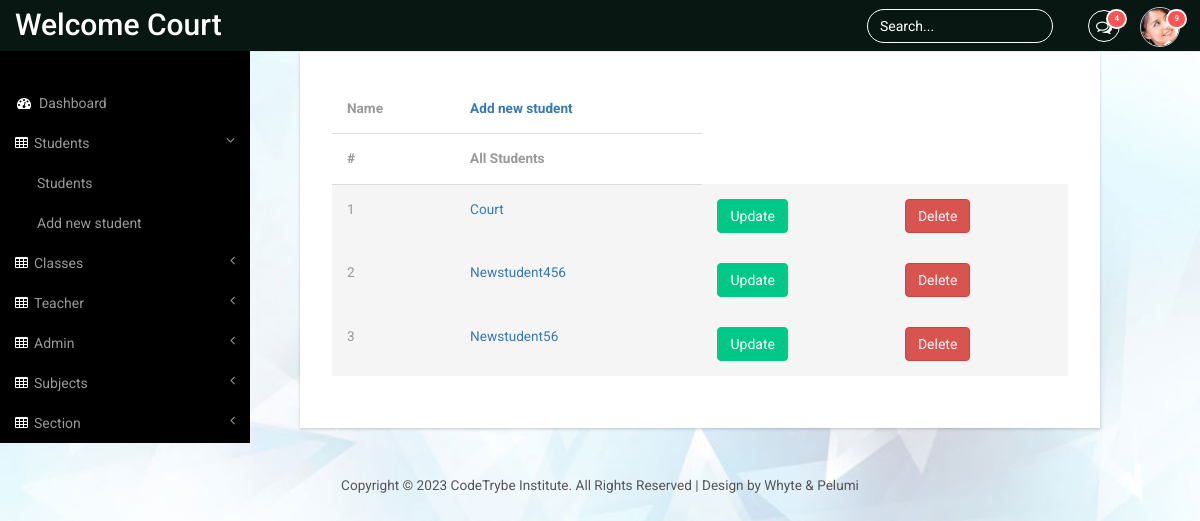
/std_all (signed in), run on an earlier commit of the app's database.
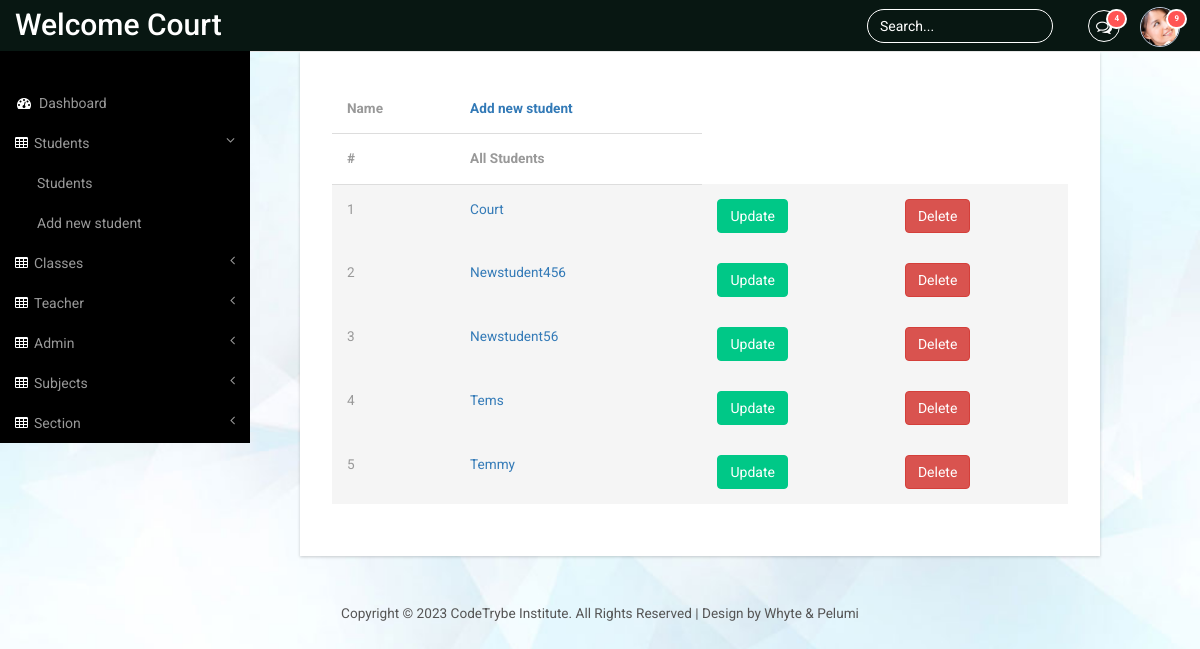
And on a later commit of the database.
### panel/models.py (models this page shows, shortened)
class Student(models.Model):
    user = models.OneToOneField(User, on_delete=models.CASCADE)
    phone_number = models.CharField(max_length=20,default="+234-")
    email = models.EmailField(max_length=50)
    address = models.CharField(max_length=50,default="Default address")
    dob = models.DateField(null=True,blank=True)
    std_class = models.ForeignKey(StdClass, on_delete=models.CASCADE, default=None)
    gender = models.CharField(max_length=10, default='NULL')
    role = models.CharField(max_length=20,default="student")
    def __str__(self):
        return self.user.username

### panel/views.py (the view)
# urls.py: path('std_all',views.all_student, name='panel-allstd'),
@login_required
def all_student(request):
    student_list = Student.objects.all()
    return render(request, 'panel/all_student.html', {'student_list': student_list})

### panel/templates/panel/all_student.html (shortened to what this page needs)
{% extends "panel/base.html" %}
{% block content %}
<div class="content_bottom">
    <div class="col-md-8 span_3">
        <div class="bs-example1" data-example-id="contextual-table">
            <table class="table">
                <thead>
                    <tr>
                        <th>Name</th>
                        <th> <a href="{%url 'panel-StdRegpage'  %}"> Add new student</a></th>
                    </tr>
                    <tr>
                        <th>#</th>
                        <th> All Students</th>
                    </tr>
                </thead>
                <tbody>
                    {% for student in  student_list %}
                    <form action="{% url 'panel-stdup'  id=student.id%}" method="get">
                        <tr class="active">
                            <td> {{ forloop.counter}} </td>
                            <td scope="row"><a href="{% url 'panel-view-student' student.id%}">{{student}}</a></td>
                            <td><button type="submit" class="btn btn-primary btn-md">Update</button></td>
                    </form>
                    <form action="{% url 'panel-stddel' student.id %}" method="post">
                            <td><button type="submit" class="btn btn-danger btn-md">Delete</button></td>
                    </form>
                    {% endfor %}
                </tbody>
            </table>
        </div>
    </div>
</div>
{% endblock %}

What changed in the data, as far as the page shows it:
added Student: user.username "Tems"
added Student: user.username "Temmy"
